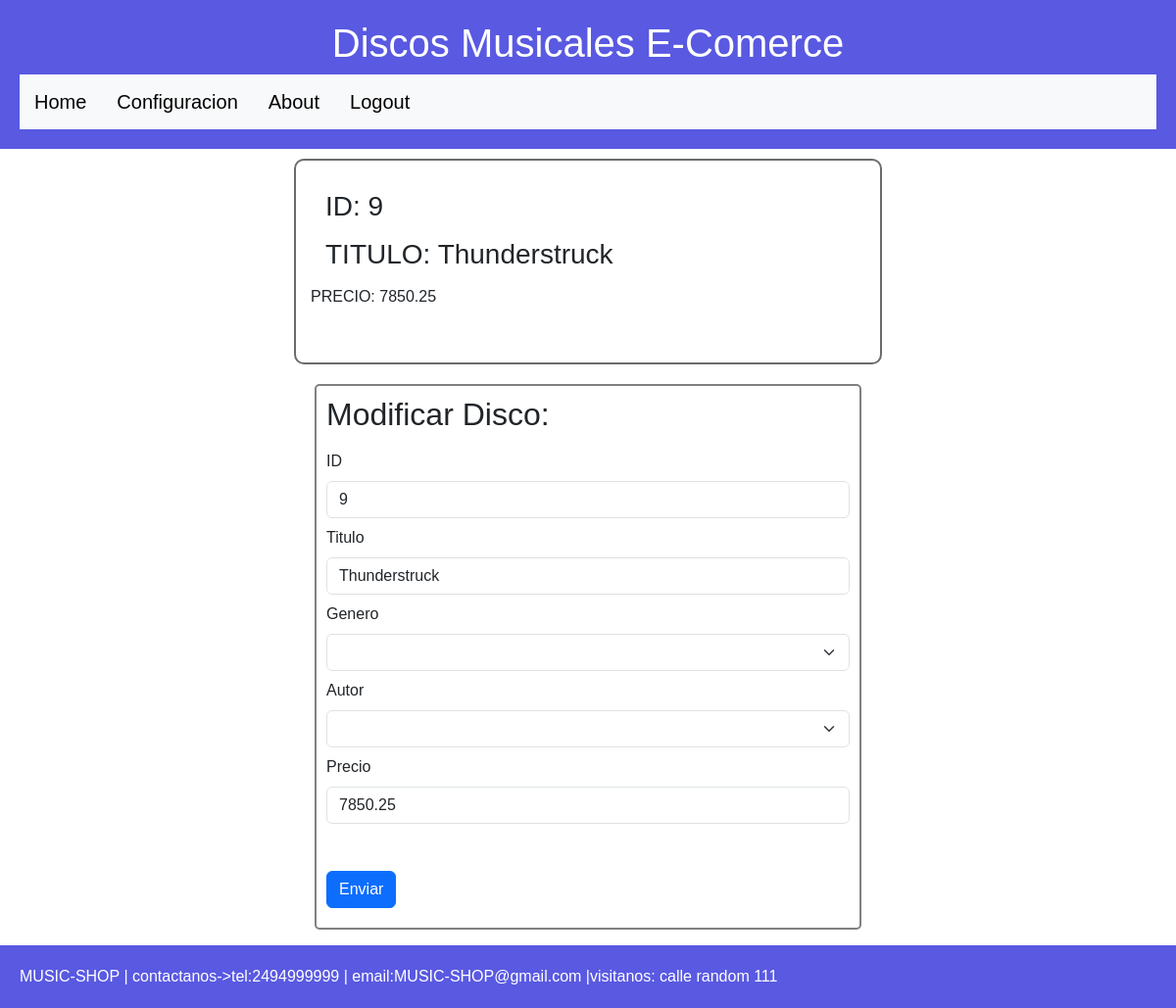
/modificar/9 (signed in), run on the app's committed database.
### tables this page shows
CREATE TABLE `discos` (
  `id` int(10) NOT NULL,
  `autor_id` int(10) NOT NULL,
  `genero_id` int(10) NOT NULL,
  `titulo` varchar(150) NOT NULL,
  `precio` double NOT NULL
);

### app/controllers/discos.controller.php (called while the page is built, shortened)
<?php
require_once './app/models/discos.model.php';
require_once './app/views/discos.view.php';
class DiscosController{
    private $model;
    private $view;
    public function __construct(){
        $this->model = new discosModel();
        $this->view = new discosView();
    }
    public function modificarDisco($id){
        $disco = $this->model->modificarDisco($id);
        $this->view->modificarDisco($disco);
    }
}
?>

### app/models/discos.model.php (called while the page is built, shortened)
<?php
class discosModel{
    private $db;
    public function __construct(){
        $this->db = new PDO("mysql:host=".MYSQL_HOST.";dbname=".MYSQL_DB.";charset=utf8",MYSQL_USER,MYSQL_PASS);
        $this->deploy();
    }
    public function modificarDisco($id){
        $query = $this->db->prepare('SELECT * FROM discos WHERE id = ?');
        $query->execute([$id]);
        $disco = $query->fetch(PDO::FETCH_OBJ);
        return $disco;
    }
    function deploy() {
        $query = $this->db->query('SHOW TABLES');
        $tables = $query->fetchAll();
    }
}
?>

### app/models/generos.model.php (called while the page is built, shortened)
<?php
class GenerosModel{
    private $db;
    public function __construct(){
        $this->db = new PDO("mysql:host=".MYSQL_HOST.";dbname=".MYSQL_DB.";charset=utf8",MYSQL_USER,MYSQL_PASS);
    }
    public function getCategorias(){
        $query = $this->db->prepare('SELECT * FROM genero');
        $query->execute();
        $generos = $query->fetchAll(PDO::FETCH_OBJ);
        return $generos;
    }
}

### app/models/autores.model.php (called while the page is built, shortened)
<?php
class AutoresModel{
    private $db;
    public function __construct(){
        $this->db = new PDO("mysql:host=".MYSQL_HOST.";dbname=".MYSQL_DB.";charset=utf8",MYSQL_USER,MYSQL_PASS);
    }
    public function getAutores(){
        $query = $this->db->prepare('SELECT * FROM autor');
        $query->execute();
        $autor = $query->fetchAll(PDO::FETCH_OBJ);
        return $autor;
    }
}

### app/views/discos.view.php (the view, shortened to what this page needs)
<?php
class discosView{
        ?>
        </div><?php
    public function modificarDisco($disco){
        require_once 'templates/header.phtml';
        ?>
        <div class="verDisco">
            <h3>ID: <?= $disco->id ?></h3>
            <h3>TITULO: <?= $disco->titulo ?></h3>
            <p>
                PRECIO: <?= $disco->precio?>
            </p>
        </div>
        <div class="container">
            <form class="mb-3 formulario" action="update" method="POST">
                <h2>Modificar Disco:</h2>
                <label class="form-label  mt-2"> ID </label>
                <input class="form-control" type="number" name="id" value="<?= $disco->id ?>">
                <label class="form-label  mt-2">Titulo</label>
                <input class="form-control" required type="text" name="titulo" value="<?= $disco->titulo ?>">
                <?php
                $model = new GenerosModel();
                $generos=$model->getCategorias();
                ?>
                <label class="form-label mt-2">Genero</label>
                <select name="genero" class="form-select">
                    <option  value="" selected></option>
                    <?php foreach ($generos as $genero) { ?>
                    <option value=<?= $genero->id?>><?= $genero->categoria?></option>;<?php
                    }?>
                </select>
                <?php
                $model = new AutoresModel();
                $autores=$model->getAutores();
                ?>
                <label class="form-label mt-2">Autor</label>
                <select name="autor" class="form-select">
                    <option  value="" selected></option>
                    <?php foreach ($autores as $autor) { ?>
                    <option value=<?= $autor->id?>><?=$autor->nombre?></option>;<?php
                    }?>
                </select>
                <label class="form-label  mt-2">Precio</label>
                <input class="form-control" required type="float" name="precio" value="<?= $disco->precio ?>">
                <button type="submit" class="btn btn-primary boton mt-5" >Enviar</button>
            </form>
        </div>
        <?php
        require_once 'templates/footer.phtml';
    }
}
?>

### css/style.css (style rules this page uses)
body { font-family:Arial, Helvetica, sans-serif; }
.formulario { max-width: 50%; margin: 20px auto 20px; padding: 10px; border: 2px solid gray; border-radius: 5px; }
h3 { margin: 15px; }
.verDisco { border: 2px solid rgb(107, 107, 107); border-radius: 10px; max-width: 50%; margin: 10px auto 10px; padding: 15px; }
.boton { margin:10px auto 10px; }

### data on the page
discos: id "9", titulo "Thunderstruck", precio "7850.25"
